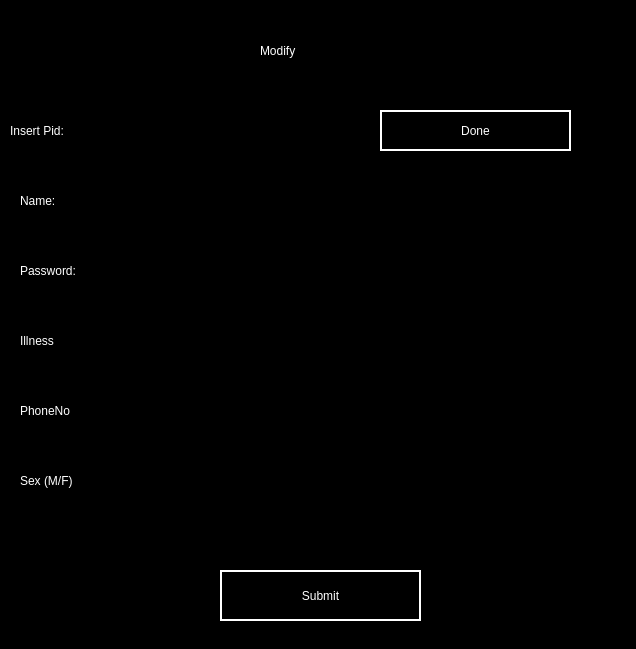
<?xml version="1.0" encoding="UTF-8"?>
<ui version="4.0">
 <class>MainWindow</class>
 <widget class="QMainWindow" name="MainWindow">
  <property name="geometry">
   <rect>
    <x>0</x>
    <y>0</y>
    <width>636</width>
    <height>649</height>
   </rect>
  </property>
  <property name="windowTitle">
   <string>MainWindow</string>
  </property>
  <property name="styleSheet">
   <string notr="true">background-color: rgb(0, 0, 0);</string>
  </property>
  <widget class="QWidget" name="centralwidget">
   <widget class="QLabel" name="label">
    <property name="geometry">
     <rect>
      <x>260</x>
      <y>20</y>
      <width>121</width>
      <height>61</height>
     </rect>
    </property>
    <property name="styleSheet">
     <string notr="true">QLabel {
	color: rgb(255, 255, 255);
	font: 75 26pt &quot;Bahnschrift&quot;;
}</string>
    </property>
    <property name="text">
     <string>Modify</string>
    </property>
   </widget>
   <widget class="QLineEdit" name="lineEdit">
    <property name="geometry">
     <rect>
      <x>160</x>
      <y>180</y>
      <width>411</width>
      <height>41</height>
     </rect>
    </property>
    <property name="styleSheet">
     <string notr="true">QLineEdit {
	color: rgb(255, 255, 255);
	font: 20pt &quot;Bahnschrift&quot;;
}</string>
    </property>
    <property name="text">
     <string/>
    </property>
   </widget>
   <widget class="QPushButton" name="pushButton">
    <property name="geometry">
     <rect>
      <x>220</x>
      <y>570</y>
      <width>201</width>
      <height>51</height>
     </rect>
    </property>
    <property name="styleSheet">
     <string notr="true">QPushButton	{
	background-color: rgb(0, 0, 0);
	color: rgb(255, 255, 255);
	font: 75 20pt &quot;Bahnschrift&quot;;
	border: 2px solid rgb(255, 255, 255);
}

QPushButton:hover  {
	background-color: rgb(255, 255, 255);
	color: rgb(0, 0, 0);
	font: 75 20pt &quot;Bahnschrift&quot;;
	border: 2px solid rgb(255, 255, 255);
}</string>
    </property>
    <property name="text">
     <string>Submit</string>
    </property>
   </widget>
   <widget class="QLabel" name="label_2">
    <property name="geometry">
     <rect>
      <x>20</x>
      <y>180</y>
      <width>131</width>
      <height>41</height>
     </rect>
    </property>
    <property name="styleSheet">
     <string notr="true">QLabel {
	color: rgb(255, 255, 255);
	font: 75 20pt &quot;Bahnschrift&quot;;
}</string>
    </property>
    <property name="text">
     <string>Name:</string>
    </property>
   </widget>
   <widget class="QLabel" name="label_3">
    <property name="geometry">
     <rect>
      <x>20</x>
      <y>250</y>
      <width>131</width>
      <height>41</height>
     </rect>
    </property>
    <property name="styleSheet">
     <string notr="true">QLabel {
	color: rgb(255, 255, 255);
	font: 75 20pt &quot;Bahnschrift&quot;;
}</string>
    </property>
    <property name="text">
     <string>Password:</string>
    </property>
   </widget>
   <widget class="QLabel" name="label_4">
    <property name="geometry">
     <rect>
      <x>20</x>
      <y>320</y>
      <width>131</width>
      <height>41</height>
     </rect>
    </property>
    <property name="styleSheet">
     <string notr="true">QLabel {
	color: rgb(255, 255, 255);
	font: 75 20pt &quot;Bahnschrift&quot;;
}</string>
    </property>
    <property name="text">
     <string>Illness</string>
    </property>
   </widget>
   <widget class="QLabel" name="label_5">
    <property name="geometry">
     <rect>
      <x>20</x>
      <y>390</y>
      <width>131</width>
      <height>41</height>
     </rect>
    </property>
    <property name="styleSheet">
     <string notr="true">QLabel {
	color: rgb(255, 255, 255);
	font: 75 20pt &quot;Bahnschrift&quot;;
}</string>
    </property>
    <property name="text">
     <string>PhoneNo</string>
    </property>
   </widget>
   <widget class="QLabel" name="label_6">
    <property name="geometry">
     <rect>
      <x>20</x>
      <y>460</y>
      <width>131</width>
      <height>41</height>
     </rect>
    </property>
    <property name="styleSheet">
     <string notr="true">QLabel {
	color: rgb(255, 255, 255);
	font: 75 20pt &quot;Bahnschrift&quot;;
}</string>
    </property>
    <property name="text">
     <string>Sex (M/F)</string>
    </property>
   </widget>
   <widget class="QLineEdit" name="lineEdit_2">
    <property name="geometry">
     <rect>
      <x>160</x>
      <y>250</y>
      <width>411</width>
      <height>41</height>
     </rect>
    </property>
    <property name="styleSheet">
     <string notr="true">QLineEdit {
	color: rgb(255, 255, 255);
	font: 20pt &quot;Bahnschrift&quot;;
}</string>
    </property>
    <property name="text">
     <string/>
    </property>
   </widget>
   <widget class="QLineEdit" name="lineEdit_3">
    <property name="geometry">
     <rect>
      <x>160</x>
      <y>320</y>
      <width>411</width>
      <height>41</height>
     </rect>
    </property>
    <property name="styleSheet">
     <string notr="true">QLineEdit {
	color: rgb(255, 255, 255);
	font: 20pt &quot;Bahnschrift&quot;;
}</string>
    </property>
    <property name="text">
     <string/>
    </property>
   </widget>
   <widget class="QLineEdit" name="lineEdit_4">
    <property name="geometry">
     <rect>
      <x>160</x>
      <y>390</y>
      <width>411</width>
      <height>41</height>
     </rect>
    </property>
    <property name="styleSheet">
     <string notr="true">QLineEdit {
	color: rgb(255, 255, 255);
	font: 20pt &quot;Bahnschrift&quot;;
}</string>
    </property>
    <property name="text">
     <string/>
    </property>
   </widget>
   <widget class="QLineEdit" name="lineEdit_5">
    <property name="geometry">
     <rect>
      <x>160</x>
      <y>460</y>
      <width>411</width>
      <height>41</height>
     </rect>
    </property>
    <property name="styleSheet">
     <string notr="true">QLineEdit {
	color: rgb(255, 255, 255);
	font: 20pt &quot;Bahnschrift&quot;;
}</string>
    </property>
    <property name="text">
     <string/>
    </property>
   </widget>
   <widget class="QLabel" name="label_7">
    <property name="geometry">
     <rect>
      <x>10</x>
      <y>110</y>
      <width>141</width>
      <height>41</height>
     </rect>
    </property>
    <property name="styleSheet">
     <string notr="true">QLabel {
	color: rgb(255, 255, 255);
	font: 75 20pt &quot;Bahnschrift&quot;;
}</string>
    </property>
    <property name="text">
     <string>Insert Pid:</string>
    </property>
   </widget>
   <widget class="QPushButton" name="pushButton_2">
    <property name="geometry">
     <rect>
      <x>380</x>
      <y>110</y>
      <width>191</width>
      <height>41</height>
     </rect>
    </property>
    <property name="styleSheet">
     <string notr="true">QPushButton	{
	background-color: rgb(0, 0, 0);
	color: rgb(255, 255, 255);
	font: 75 18pt &quot;Bahnschrift&quot;;
	border: 2px solid rgb(255, 255, 255);
}

QPushButton:hover  {
	background-color: rgb(255, 255, 255);
	color: rgb(0, 0, 0);
	font: 75 18pt &quot;Bahnschrift&quot;;
	border: 2px solid rgb(255, 255, 255);
}</string>
    </property>
    <property name="text">
     <string>Done</string>
    </property>
   </widget>
   <widget class="QLineEdit" name="lineEdit_6">
    <property name="geometry">
     <rect>
      <x>160</x>
      <y>110</y>
      <width>211</width>
      <height>41</height>
     </rect>
    </property>
    <property name="styleSheet">
     <string notr="true">QLineEdit {
	color: rgb(255, 255, 255);
	font: 20pt &quot;Bahnschrift&quot;;
}</string>
    </property>
    <property name="text">
     <string/>
    </property>
   </widget>
  </widget>
 </widget>
 <resources/>
 <connections/>
</ui>
